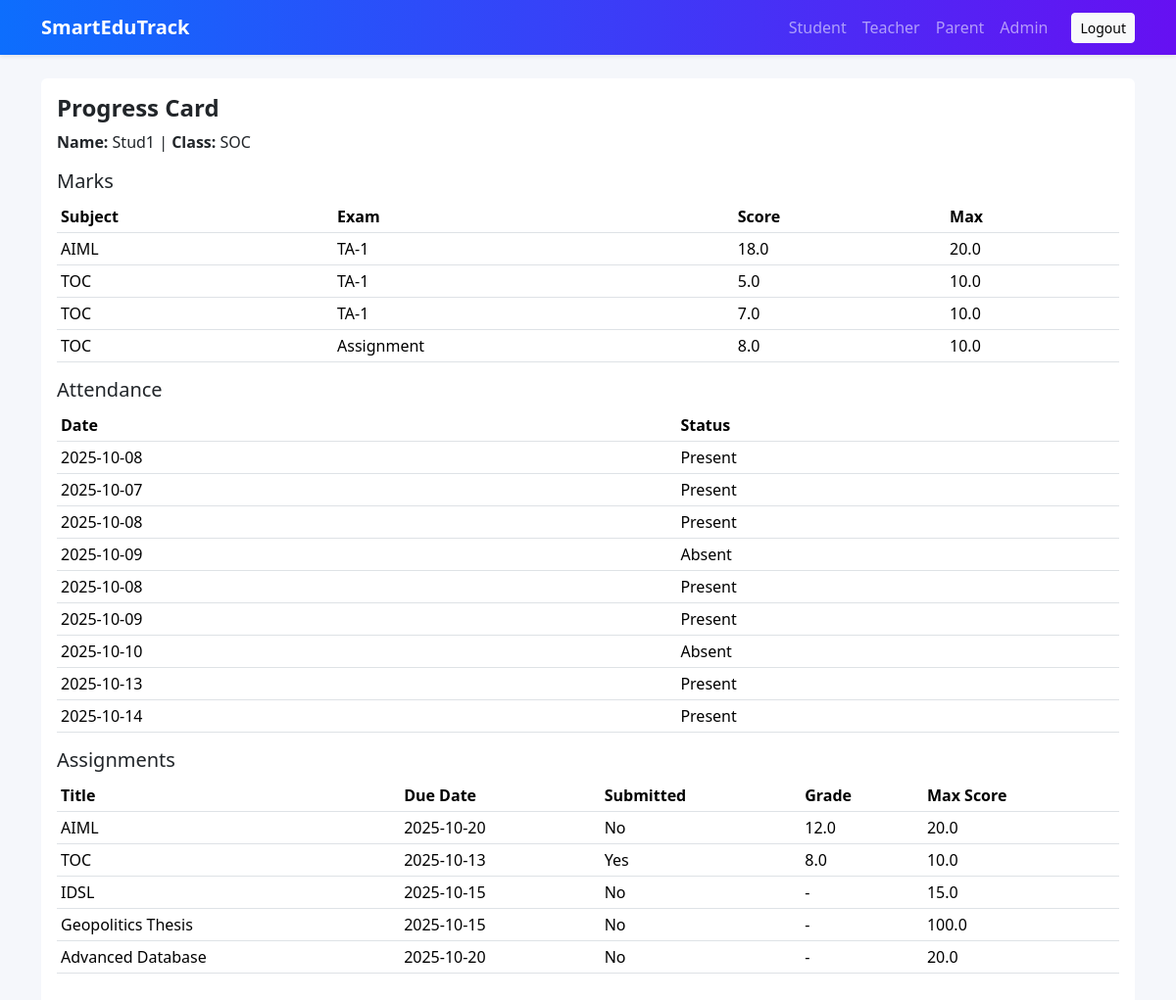
Page /progress-card/1 (signed in) on the committed database.
### app/models.py (models this page shows)
class Student(db.Model):
    id = db.Column(db.Integer, primary_key=True)
    user_id = db.Column(db.Integer, db.ForeignKey("user.id"), nullable=False)
    name = db.Column(db.String(120), nullable=False)
    email = db.Column(db.String(120), unique=True)
    contact = db.Column(db.String(30))
    parent_name = db.Column(db.String(120))
    parent_email = db.Column(db.String(120))
    parent_contact = db.Column(db.String(30))
    class_name = db.Column(db.String(50), nullable=False)
    division = db.Column(db.String(20), nullable=False, default='Div1')
    roll_no = db.Column(db.Integer)
    marks = db.relationship("Mark", backref="student", lazy=True, cascade="all, delete-orphan")
    attendance = db.relationship("Attendance", backref="student", lazy=True, cascade="all, delete-orphan")
    assignments = db.relationship("Assignment", backref="student", lazy=True, cascade="all, delete-orphan")

class Mark(db.Model):
    id = db.Column(db.Integer, primary_key=True)
    student_id = db.Column(db.Integer, db.ForeignKey("student.id"), nullable=False)
    subject = db.Column(db.String(120), nullable=False)
    exam = db.Column(db.String(120), nullable=False)
    score = db.Column(db.Float, nullable=False)
    max_score = db.Column(db.Float, nullable=False, default=100)
    date = db.Column(db.Date, default=datetime.utcnow)

class Attendance(db.Model):
    id = db.Column(db.Integer, primary_key=True)
    student_id = db.Column(db.Integer, db.ForeignKey("student.id"), nullable=False)
    date = db.Column(db.Date, default=datetime.utcnow)
    status = db.Column(db.String(10), nullable=False)

class Assignment(db.Model):
    id = db.Column(db.Integer, primary_key=True)
    student_id = db.Column(db.Integer, db.ForeignKey("student.id"), nullable=False)
    title = db.Column(db.String(200), nullable=False)
    description = db.Column(db.Text)
    submitted = db.Column(db.Boolean, default=False)
    score = db.Column(db.Float)
    max_score = db.Column(db.Float, default=100.0)
    due_date = db.Column(db.Date)

### app/routes.py (the view)
@bp.route('/progress-card/<int:student_id>')
@login_required
def progress_card(student_id):
    student = Student.query.get_or_404(student_id)
    marks = Mark.query.filter_by(student_id=student.id).all()
    attendance = Attendance.query.filter_by(student_id=student.id).all()
    assignments = Assignment.query.filter_by(student_id=student.id).all()
    return render_template('progress_card.html', student=student, marks=marks, attendance=attendance, assignments=assignments)

### app/models.py (called while the page is built)
@login_manager.user_loader
def load_user(user_id):
    return User.query.get(int(user_id))

### app/templates/progress_card.html (shortened to what this page needs)
{% extends 'base.html' %}
{% block content %}
<div class="card">
  <div class="card-body">
    <h4 class="card-title">Progress Card</h4>
    <p><strong>Name:</strong> {{ student.name }} | <strong>Class:</strong> {{ student.class_name }}</p>
    <h5>Marks</h5>
    <table class="table table-sm">
      <thead><tr><th>Subject</th><th>Exam</th><th>Score</th><th>Max</th></tr></thead>
      <tbody>
        {% for m in marks %}
          <tr><td>{{ m.subject }}</td><td>{{ m.exam }}</td><td>{{ m.score }}</td><td>{{ m.max_score }}</td></tr>
        {% endfor %}
      </tbody>
    </table>
    <h5>Attendance</h5>
    <table class="table table-sm">
      <thead><tr><th>Date</th><th>Status</th></tr></thead>
      <tbody>
        {% for a in attendance %}
          <tr><td>{{ a.date.strftime('%Y-%m-%d') }}</td><td>{{ a.status }}</td></tr>
        {% endfor %}
      </tbody>
    </table>
    <h5>Assignments</h5>
    <table class="table table-sm">
      <thead><tr><th>Title</th><th>Due Date</th><th>Submitted</th><th>Grade</th><th>Max Score</th></tr></thead>
      <tbody>
        {% for assignment in assignments %}
          <tr>
            <td>{{ assignment.title }}</td>
            <td>{{ assignment.due_date.strftime('%Y-%m-%d') if assignment.due_date else '-' }}</td>
            <td>{% if assignment.submitted %}Yes{% else %}No{% endif %}</td>
            <td>{{ assignment.score if assignment.score is not none else '-' }}</td>
            <td>{{ assignment.max_score }}</td>
          </tr>
        {% endfor %}
      </tbody>
    </table>
  </div>
</div>
{% endblock %}

### app/static/css/styles.css (style rules this page uses)
body { background-color: #f5f7fb; }
.card { border: 0; }
.card-title { font-weight: 600; }

### rows in the picture
Student: name "Stud1", class_name "SOC"
Mark: subject "AIML", exam "TA-1", score "18.0", max_score "20.0"
Mark: subject "TOC", exam "TA-1", score "5.0", max_score "10.0"
Mark: subject "TOC", exam "TA-1", score "7.0", max_score "10.0"
Mark: subject "TOC", exam "Assignment", score "8.0", max_score "10.0"
Attendance: date "2025-10-08", status "Present"
Attendance: date "2025-10-07", status "Present"
Attendance: date "2025-10-08", status "Present"
Attendance: date "2025-10-09", status "Absent"
Attendance: date "2025-10-08", status "Present"
Attendance: date "2025-10-09", status "Present"
Attendance: date "2025-10-10", status "Absent"
Attendance: date "2025-10-13", status "Present"
Attendance: date "2025-10-14", status "Present"
Assignment: title "AIML", due_date "2025-10-20", submitted "No", score "12.0", max_score "20.0"
Assignment: title "TOC", due_date "2025-10-13", submitted "Yes", score "8.0", max_score "10.0"
Assignment: title "IDSL", due_date "2025-10-15", submitted "No", score "-", max_score "15.0"
Assignment: title "Geopolitics Thesis", due_date "2025-10-15", submitted "No", score "-", max_score "100.0"
Assignment: title "Advanced Database", due_date "2025-10-20", submitted "No", score "-", max_score "20.0"
